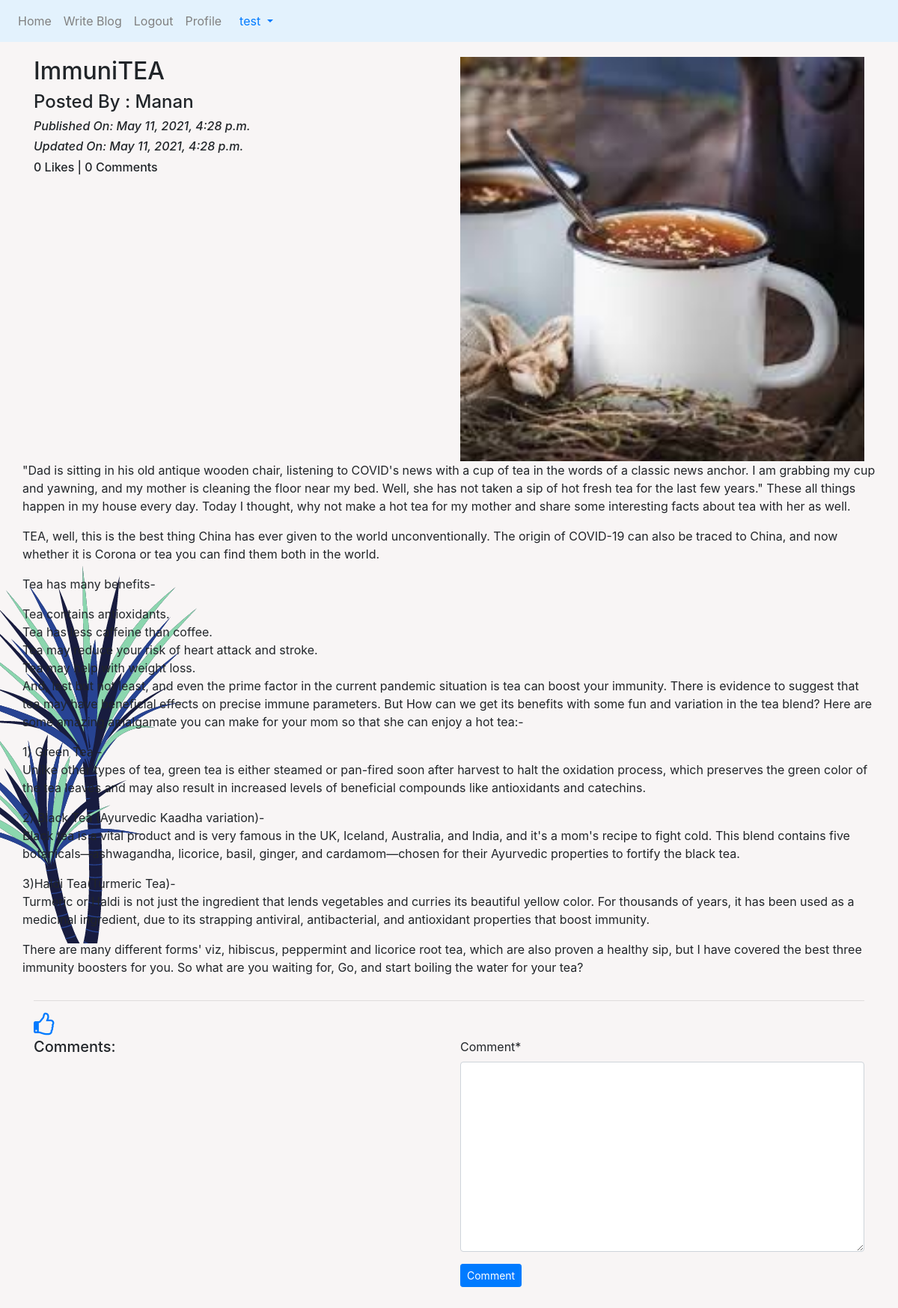
/blog/details/ImmuniTEA-47b39a01-66da-4da5-96ba-4e2ea6fe1b98 (signed in), run on the app's committed database.
### App_Blog/models.py (models this page shows, shortened)
class Blog(models.Model):
    author = models.ForeignKey(User, on_delete=models.CASCADE, related_name='post_author')
    blog_title = models.CharField(max_length=264, verbose_name="Put a Title")
    slug = models.SlugField(max_length=264, unique=True)
    blog_content = models.TextField(verbose_name="What is on your mind?")
    blog_image = models.ImageField(upload_to='blog_images', verbose_name="Blog Image")
    publish_date = models.DateTimeField(auto_now_add=True)
    update_date = models.DateTimeField(auto_now=True)
    class Meta:
        ordering = ['-publish_date']

### App_Blog/views.py (the view, shortened to what this page needs)
# urls.py: path('details/<slug:slug>', views.blog_details, name='blog_details'),
def blog_details(request, slug):
    blog = Blog.objects.get(slug=slug)
    comment_form = CommentForm()
    already_liked = Likes.objects.filter(blog=blog, user=request.user)
    if already_liked:
        liked = True
    else:
        liked = False
    return render(request, 'App_Blog/blog_details.html', context={'blog':blog,'comment_form':comment_form,'liked':liked})

### App_Blog/forms.py
class CommentForm(forms.ModelForm):
    class Meta:
        model = Comment
        fields = ('comment',)

### templates/App_Blog/blog_details.html (shortened to what this page needs)
{% extends 'base.html' %}
{% load crispy_forms_tags %}
{% block body_block %}
<div class="row">
  <div class="col-sm-6">
    <h2>{{ blog.blog_title }}</h2>
    <h4>Posted By : {{ blog.author }}</h4>
    <i><h6>Published On:  {{ blog.publish_date }}</h6></i>
    <i><h6>Updated On:  {{ blog.update_date }}</h6></i>
    <h6>{{ blog.liked_blog.count }} Likes | {{ blog.blog_comment.count }} Comments</h6>
  </div>
  <div class="col-sm-6">
    <img src="/media/{{blog.blog_image}}" width="100%">
  </div>
   {{ blog.blog_content|linebreaks }}
</div>
<hr>
{% if not liked %}
<a href="{% url 'App_Blog:liked_post' pk=blog.pk %}">
<i class="fa fa-thumbs-o-up fa-2x"></i>
</a>
{% else %}
<a href="{% url 'App_Blog:unliked_post' pk=blog.pk %}">
<i class="fa fa-thumbs-o-down fa-2x"></i>
</a>
{% endif %}
 <div class="row">
   <div class="col-sm-6">
     <h5>Comments:</h5>
   </div>
   <div class="col-sm-6">
     <form method="post">
       {{ comment_form|crispy }}
       <button type="submit" class="btn btn-primary btn-sm">Comment</button>
     </form>
   </div>
 </div>
<br><br><br>
{% endblock %}

### templates/base.html (shortened to what this page needs)
{% load static %}
<!doctype html>
<html lang="en">
  <head>
    <link rel="stylesheet" href="https://stackpath.bootstrapcdn.com/bootstrap/4.5.2/css/bootstrap.min.css">
<link rel="stylesheet" href="https://maxcdn.bootstrapcdn.com/font-awesome/4.6.3/css/font-awesome.min.css">
    <link rel="stylesheet" href="{% static 'style.css'%}" type="text/css">
  </head>
  <body>
    <nav class="navbar navbar-expand-sm  navbar-light" style="background-color: #e3f2fd;">
        <ul class="navbar-nav">
          <li class="nav-item active">
            <a class="nav-link" href="{% url 'index' %}" style="color: grey;">Home</a>
          </li>
          {% if user.is_authenticated %}
          <li class="nav-item active">
            <a class="nav-link" href="{% url 'App_Blog:create_blog' %}" style="color: grey;">Write Blog</a>
          </li>
          <li class="nav-item active">
            <a class="nav-link" href="{% url 'App_Login:logout' %}" style="color: grey;">Logout</a>
          </li>
          <li class="nav-item active">
            <a class="nav-link" href="{% url 'App_Login:profile' %}" style="color: grey;">Profile</a>
          </li>
          {% endif %}
        </ul>
       {% if user.is_authenticated %}
        <div class="nav-item dropdown">
          <a class="nav-link dropdown-toggle" href="#" id="navbardrop" data-toggle="dropdown">
            {{ user.username }}
          </a>
      </div>
      {% endif %}
    </nav>
    <div class="container" style="padding-top:20px">
      {% block body_block %}
      {% endblock %}
    </div>
    <br><br><br>
  </body>
</html>

### static/style.css (style rules this page uses)
body { background: white url("images/Untitled design.png"); }

### data on the page
Blog: blog_title "ImmuniTEA", author "Manan", publish_date "May 11, 2021, 4:28 p.m.", update_date "May 11, 2021, 4:28 p.m.", liked_blog.count "0", blog_comment.count "0", blog_image (picture), blog_content "\"Dad is sitting in his old antique wooden chair, listening to COVID's news with a cup of tea in the words of a classic news anchor. I am grabbing my cup and yawning, and my mother is cleaning the floor near my bed. Well, she has not taken a sip of hot fresh tea for the last few years.\" These all things happen in my house every day. Today I thought, why not make a hot tea for my mother and share some interesting facts about tea with her as well. TEA, well, this is the best thing China has ever given to the world unconventionally. The origin of COVID-19 can also be traced to China, and now whether it is Corona or tea you can find them both in the world. Tea has many benefits- Tea contains…"

### other printed values
{{ user.username }} "test"
